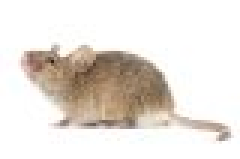
#> input picture img_py/mouse01.jpg, 80 x 53 px (shown 3 times larger)
$ jupyter execute TEMA_expo_02.ipynb
#> lines starting #> are read from the running program, lines starting #| are printed output that depends on the picture
# TRANSFORMACIONES GEOMÉTRICAS

 Manipulación de la imagen desde un cambio en la posición de píxeles mismos antes de la modificación de su valor. Este tipo de transformaciones implica un cambio en la disposición y distribución de los píxeles respecto de un sistemas de coordenadas.

# Conceptos Geométricos

<div style="text-align: center;">

</div>

La imagen digital es discreta, por lo tanto no existen valores de intensidad entre los valores discretos de las coordenadas i y j, que coinciden con las intersecciones de los valores discretos tanto horizontales y verticales.

# Interpolación

- Cálculo del valor de intensidad de un pixel, en una posición cualquiera, como una función de los píxeles que lo rodean.

- Utilizado en el proceso de imágenes digitales para remuestreo, restauración de agujeros, deformación, transformaciones no lineales.

> # Interpolación por vecino más cercano

- Método básico que requiere un tiempo de procesado bajo
- Solo tiene en cuenta el pixel mas cercano al punto interpolado
- Simplemente aumenta el tamaño de cada pixel

[cell 1]
import cv2

# Leer la imagen
img = cv2.imread('img_py/mouse01.jpg')
#> img is the input picture: shape (53, 80, 3); mean B, G, R 219, 225.4, 231.5
print(img.shape)
#| (53, 80, 3)

# Ampliar la imagen
width = img.shape[1] * 5
#> width = 400
height = img.shape[0] * 5
#> height = 265
red = (width, height)
#> red = (400, 265)

# Redimensionar la imagen usando interpolación por el vecino más cercano
near = cv2.resize(img, red,interpolation=cv2.INTER_NEAREST)
print(near.shape)
#| (265, 400, 3)

# Mostrar las imágenes
cv2.imshow('Imagen Original', img)
cv2.imshow('Interpolacion por el vecino mas cercano', near)

cv2.waitKey(0)
cv2.destroyAllWindows()

> # Interpolación Bilineal

- Tiene en cuenta los valores en los pixeles conocidos que rodean a uno dado en una vecindad de los 2x2 más cercanos para calcular el valor interpolado
- Necesita más tiempo de procesado

[cell 2]
import cv2

# Leer la imagen
img = cv2.imread('img_py/mouse01.jpg')

# Ampliar la imagen al doble de su tamaño original
width = img.shape[1] * 5
height = img.shape[0] * 5
red = (width, height)

# Redimensionar la imagen usando interpolación bilineal
bil = cv2.resize(img, red,interpolation=cv2.INTER_LINEAR)

# Mostrar las imágenes
cv2.imshow('Interpolacion por el vecino mas cercano', near)
cv2.imshow('Interpolacion bilineal', bil)

cv2.waitKey(0)
cv2.destroyAllWindows()

> # Interpolación Bicúbica

- Considera la vecindad de los 4x4 pixeles conocidos más cercanos.
- Al estar situados a distancias distintas del pixel de valor desconocido, se da mayor peso en el cálculo a los más cercanos.
- Tiene un buen compromiso entre tiempo de procesado y calidad de resultado.

[cell 3]
import cv2

# Leer la imagen
img = cv2.imread('img_py/mouse01.jpg')

# Ampliar la imagen al doble de su tamaño original
width = img.shape[1] * 5
height = img.shape[0] * 5
red = (width, height)

# Redimensionar la imagen usando interpolación bicubica
cub = cv2.resize(img, red,interpolation=cv2.INTER_CUBIC)
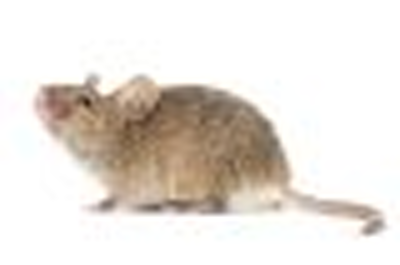
#> cub: shape (265, 400, 3); mean B, G, R 219, 225.3, 231.4

# Mostrar las imágenes
cv2.imshow('Interpolacion por el vecino mas cercano', near)
cv2.imshow('Interpolacion Bilineal', bil)
cv2.imshow('Interpolacion Bicubica', cub)

cv2.waitKey(0)
cv2.destroyAllWindows()

# Traslación

<div style="text-align: center;">

</div>

[cell 4]
import cv2
import numpy as np

# Leer la imagen
img = cv2.imread('img_py/image02.jpg')
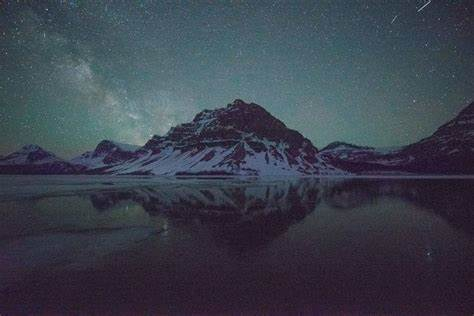
#> input picture img_py/image02.jpg, 474 x 316 px
#> img is the input picture: shape (316, 474, 3); mean B, G, R 77.6, 65.4, 59.5

fil,col,n =img.shape
#> fil = 316; col = 474; n = 3

m=np.float32([[1,0,50],[0,1,120]])

img_n=cv2.warpAffine(img,m,(col,fil))
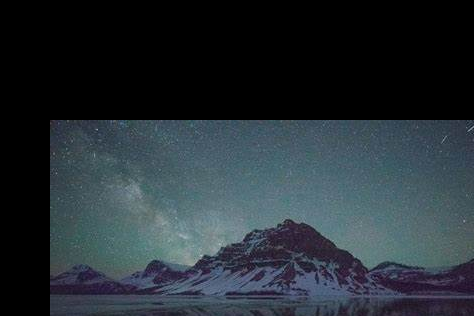
#> img_n: shape (316, 474, 3); mean B, G, R 53.6, 47.5, 38.8

cv2.imshow('Imagen Original', img)
cv2.imshow('Traslacion', img_n)

print(img_n.shape)
#| (316, 474, 3)

cv2.waitKey(0)
cv2.destroyAllWindows()

# Rotación

<div style="text-align: center;">

</div>

[cell 5]
import cv2
import numpy as np

# Leer la imagen
img = cv2.imread('img_py/image02.jpg')

fil,col,n =img.shape

m=cv2.getRotationMatrix2D((col/2,fil/2),180,1)

img_n=cv2.warpAffine(img,m,(col,fil))
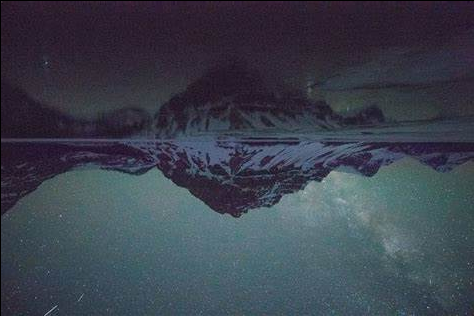
#> img_n: shape (316, 474, 3); mean B, G, R 77.2, 65.1, 59.2

cv2.imshow('Imagen Original', img)
cv2.imshow('Rotacion', img_n)

print(img_n.shape)
#| (316, 474, 3)

cv2.waitKey(0)
cv2.destroyAllWindows()
